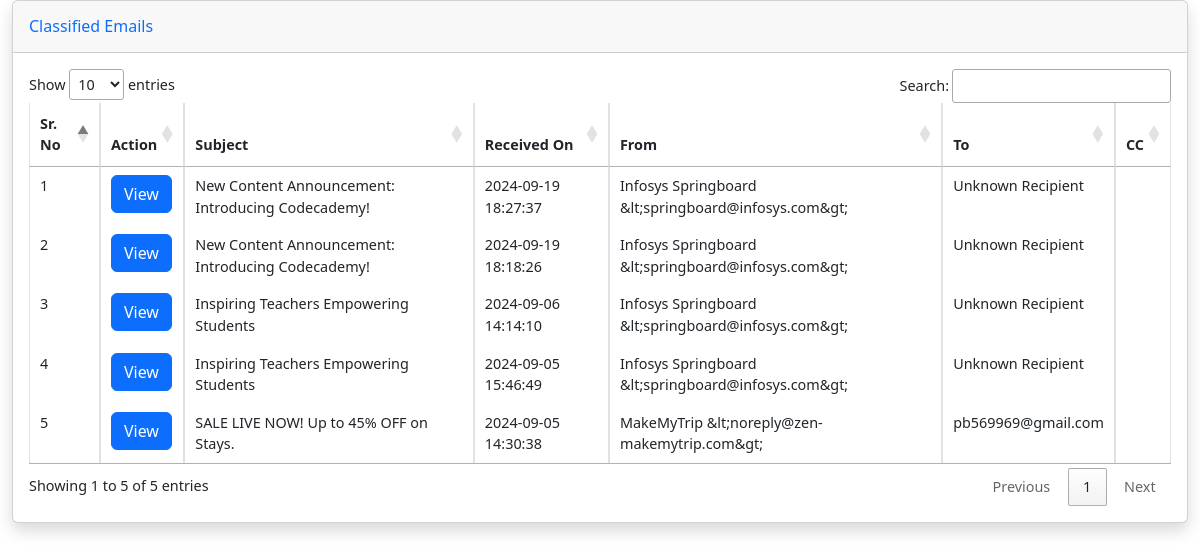
Screenshot of /classified_inbox.php (signed in) with the database file from the repository.
### tables this page shows
CREATE TABLE `emails` (
  `id` int(11) NOT NULL,
  `uid` bigint(20) NOT NULL,
  `subject` text NOT NULL,
  `date_received` datetime NOT NULL,
  `from_email` varchar(255) NOT NULL,
  `to_email` varchar(255) NOT NULL,
  `message` longtext NOT NULL,
  `processed` tinyint(1) DEFAULT NULL,
  `attachments` varchar(200) NOT NULL,
  `cc_email` varchar(50) NOT NULL
);

### classified_inbox.php (the view, shortened to what this page needs)
<?php
include('db.php');
function getKeywordConfigurations($mysqli) {
    $keywords = [];
    $query = "SELECT * FROM keyword ORDER BY rank ASC";
    if ($result = $mysqli->query($query)) {
        while ($row = $result->fetch_assoc()) {
            $keywords[] = $row;
        }
    } else {
        error_log("Error fetching keywords: " . $mysqli->error, 3, 'C:/xampp/htdocs/admin/php_error.log');
    }
    return $keywords;
}
function buildWhereClause($keywords) {
    $conditions = [];
    foreach ($keywords as $keyword) {
        $position = strtolower($keyword['position']);
        $keyword_in = $keyword['keyword_in'];
        switch ($position) {
            case 'subject':
                $conditions[] = "subject LIKE '%" . $keyword_in . "%'";
                break;
        }
    }
    if (!empty($conditions)) {
        return "(" . implode(" OR ", $conditions) . ")";
    } else {
        return "1";
    }
}
function emailExists($mysqli, $subject, $from_email, $date_received) {
    $query = "SELECT COUNT(*) FROM classified_emails WHERE subject = ? AND from_email = ? AND date_received = ?";
    if ($stmt = $mysqli->prepare($query)) {
        $stmt->bind_param("sss", $subject, $from_email, $date_received);
        if ($stmt->execute()) {
            $stmt->bind_result($count);
            return $count > 0;
        } else {
            error_log("Failed to execute statement: " . $stmt->error, 3, 'C:/xampp/htdocs/admin/php_error.log');
            return false;
        }
    } else {
        error_log("Failed to prepare SQL statement: " . $mysqli->error, 3, 'C:/xampp/htdocs/admin/php_error.log');
        return false;
    }
}
$keywords = getKeywordConfigurations($mysqli);
$whereClause = buildWhereClause($keywords);
function fetchFilteredEmails($mysqli, $whereClause) {
    $query = "SELECT uid, subject, date_received, from_email, to_email, cc_email
              FROM emails
              WHERE $whereClause
              ORDER BY date_received DESC";
    if ($stmt = $mysqli->prepare($query)) {
        if (!$stmt->execute()) {
            error_log("Error executing query: " . $stmt->error, 3, 'C:/xampp/htdocs/admin/php_error.log');
            return '<tr><td colspan="7">Error executing query.</td></tr>';
        }
        $result = $stmt->get_result();
        $output = '';
        $serial_number = 1;
        while ($row = $result->fetch_assoc()) {
            if (!emailExists($mysqli, $row['subject'], $row['from_email'], $row['date_received'])) {
                $insertQuery = "INSERT INTO classified_emails (uid, subject, date_received, from_email, to_email, cc_email) VALUES (?, ?, ?, ?, ?, ?)";
                if ($insertStmt = $mysqli->prepare($insertQuery)) {
                    $insertStmt->bind_param("isssss", $row['uid'], $row['subject'], $row['date_received'], $row['from_email'], $row['to_email'], $row['cc_email']);
                    if (!$insertStmt->execute()) {
                        error_log("Error inserting email: " . $insertStmt->error, 3, 'C:/xampp/htdocs/admin/php_error.log');
                    }
                    $insertStmt->close();
                } else {
                    error_log("Failed to prepare insert statement: " . $mysqli->error, 3, 'C:/xampp/htdocs/admin/php_error.log');
                }
            }
            $output .= '<tr>';
            $output .= '<td>' . $serial_number . '</td>';
            $output .= '<td><button class="btn btn-primary view-email" data-id="' . $row['uid'] . '">View</button></td>';
            $output .= '<td>' . htmlspecialchars($row['subject']) . '</td>';
            $output .= '<td>' . htmlspecialchars($row['date_received']) . '</td>';
            $output .= '<td>' . htmlspecialchars($row['from_email']) . '</td>';
            $output .= '<td>' . htmlspecialchars($row['to_email']) . '</td>';
            $output .= '<td>' . htmlspecialchars($row['cc_email']) . '</td>';
            $output .= '</tr>';
            $serial_number++;
        }
        return $output;
    } else {
        error_log("Failed to prepare SQL statement: " . $mysqli->error, 3, 'C:/xampp/htdocs/admin/php_error.log');
        return '<tr><td colspan="7">Error preparing query.</td></tr>';
    }
}
$emailTableContent = fetchFilteredEmails($mysqli, $whereClause);
?>
<!DOCTYPE html>
<html lang="en">
<head>
    <link href="https://cdnjs.cloudflare.com/ajax/libs/twitter-bootstrap/5.3.0/css/bootstrap.min.css" rel="stylesheet">
    <link href="https://cdnjs.cloudflare.com/ajax/libs/font-awesome/6.0.0-beta3/css/all.min.css" rel="stylesheet">
    <link href="https://cdn.datatables.net/1.13.2/css/jquery.dataTables.min.css" rel="stylesheet">
    <link href="https://cdn.datatables.net/buttons/1.7.1/css/buttons.dataTables.min.css" rel="stylesheet">
</head>
<body>
    <div class="container-fluid">
        <div class="card shadow mb-4">
            <div class="card-header py-3">
                <h6 class="m-0 font-weight-bold text-primary">Classified Emails</h6>
            </div>
            <div class="card-body">
                <div class="table-responsive">
                    <table class="table table-bordered" id="classifiedEmailTable" width="100%" cellspacing="0">
                        <thead>
                            <tr>
                                <th>Sr. No</th>
                                <th>Action</th>
                                <th>Subject</th>
                                <th>Received On</th>
                                <th>From</th>
                                <th>To</th>
                                <th>CC</th>
                            </tr>
                        </thead>
                        <tbody>
                            <?php echo $emailTableContent; ?>
                        </tbody>
                    </table>
                </div>
            </div>
        </div>
    </div>
</body>
</html>

### classified_inbox.php (style rules this page uses)
.container-fluid { min-height: 100vh; font-size: 0.9rem; }

### rows the page displays
emails: subject "New Content Announcement: Introducing Codecademy!", date_received "2024-09-19 18:27:37", from_email "Infosys Springboard &lt;springboard@infosys.com&gt;", to_email "Unknown Recipient"
emails: subject "New Content Announcement: Introducing Codecademy!", date_received "2024-09-19 18:18:26", from_email "Infosys Springboard &lt;springboard@infosys.com&gt;", to_email "Unknown Recipient"
emails: subject "Inspiring Teachers Empowering Students", date_received "2024-09-06 14:14:10", from_email "Infosys Springboard &lt;springboard@infosys.com&gt;", to_email "Unknown Recipient"
emails: subject "Inspiring Teachers Empowering Students", date_received "2024-09-05 15:46:49", from_email "Infosys Springboard &lt;springboard@infosys.com&gt;", to_email "Unknown Recipient"
emails: subject "SALE LIVE NOW! Up to 45% OFF on Stays.", date_received "2024-09-05 14:30:38", from_email "MakeMyTrip &lt;noreply@zen-makemytrip.com&gt;", to_email "pb569969@gmail.com"
